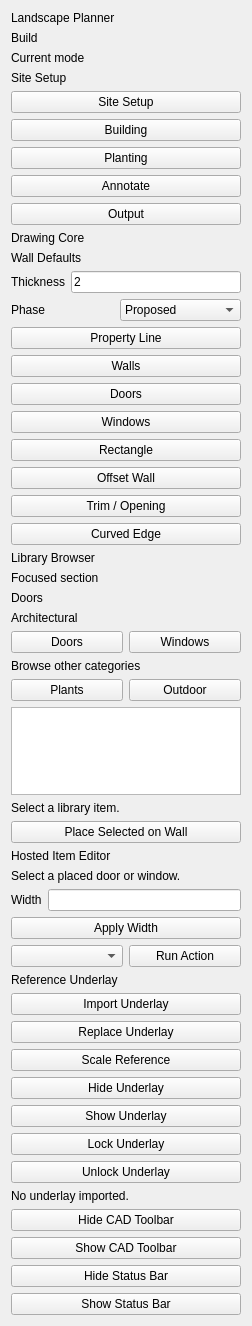
<?xml version="1.0" encoding="UTF-8"?>
<ui version="4.0">
 <class>LandscapeShellPanel</class>
 <widget class="QWidget" name="LandscapeShellPanel">
  <property name="geometry">
   <rect>
    <x>0</x>
    <y>0</y>
    <width>252</width>
    <height>620</height>
   </rect>
  </property>
  <property name="windowTitle">
   <string>Landscape Planner</string>
  </property>
  <layout class="QVBoxLayout" name="verticalLayout">
   <item>
    <widget class="QLabel" name="TitleLabel">
     <property name="text">
      <string>Landscape Planner</string>
     </property>
    </widget>
   </item>
   <item>
    <widget class="QLabel" name="BuildLabel">
     <property name="text">
      <string>Build</string>
     </property>
    </widget>
   </item>
   <item>
    <widget class="QLabel" name="ModeCaptionLabel">
     <property name="text">
      <string>Current mode</string>
     </property>
    </widget>
   </item>
   <item>
    <widget class="QLabel" name="CurrentModeValue">
     <property name="text">
      <string>Site Setup</string>
     </property>
    </widget>
   </item>
   <item>
    <widget class="QPushButton" name="SiteSetupButton">
     <property name="text">
      <string>Site Setup</string>
     </property>
    </widget>
   </item>
   <item>
    <widget class="QPushButton" name="BuildingButton">
     <property name="text">
      <string>Building</string>
     </property>
    </widget>
   </item>
   <item>
    <widget class="QPushButton" name="PlantingButton">
     <property name="text">
      <string>Planting</string>
     </property>
    </widget>
   </item>
   <item>
    <widget class="QPushButton" name="AnnotateButton">
     <property name="text">
      <string>Annotate</string>
     </property>
    </widget>
   </item>
   <item>
    <widget class="QPushButton" name="OutputButton">
     <property name="text">
      <string>Output</string>
     </property>
    </widget>
   </item>
   <item>
    <widget class="QLabel" name="DrawingCoreLabel">
     <property name="text">
      <string>Drawing Core</string>
     </property>
    </widget>
   </item>
   <item>
    <widget class="QLabel" name="WallDefaultsLabel">
     <property name="text">
      <string>Wall Defaults</string>
     </property>
    </widget>
   </item>
   <item>
    <layout class="QHBoxLayout" name="wallThicknessRow">
     <item>
      <widget class="QLabel" name="WallThicknessLabel">
       <property name="text">
        <string>Thickness</string>
       </property>
      </widget>
     </item>
     <item>
      <widget class="QLineEdit" name="WallThicknessEdit">
       <property name="text">
        <string>2</string>
       </property>
      </widget>
     </item>
    </layout>
   </item>
   <item>
    <layout class="QHBoxLayout" name="wallPhaseRow">
     <item>
      <widget class="QLabel" name="WallPhaseLabel">
       <property name="text">
        <string>Phase</string>
       </property>
      </widget>
     </item>
     <item>
      <widget class="QComboBox" name="WallPhaseCombo">
       <item>
        <property name="text">
         <string>Proposed</string>
        </property>
       </item>
       <item>
        <property name="text">
         <string>Existing</string>
        </property>
       </item>
       <item>
        <property name="text">
         <string>Removal / Demo</string>
        </property>
       </item>
      </widget>
     </item>
    </layout>
   </item>
   <item>
    <widget class="QPushButton" name="PropertyLineButton">
     <property name="text">
      <string>Property Line</string>
     </property>
    </widget>
   </item>
   <item>
    <widget class="QPushButton" name="WallsButton">
     <property name="text">
      <string>Walls</string>
     </property>
    </widget>
   </item>
   <item>
    <widget class="QPushButton" name="DoorsButton">
     <property name="text">
      <string>Doors</string>
     </property>
    </widget>
   </item>
   <item>
    <widget class="QPushButton" name="WindowsButton">
     <property name="text">
      <string>Windows</string>
     </property>
    </widget>
   </item>
   <item>
    <widget class="QPushButton" name="RectangleButton">
     <property name="text">
      <string>Rectangle</string>
     </property>
    </widget>
   </item>
   <item>
    <widget class="QPushButton" name="OffsetWallButton">
     <property name="text">
      <string>Offset Wall</string>
     </property>
    </widget>
   </item>
   <item>
    <widget class="QPushButton" name="TrimOpeningButton">
     <property name="text">
      <string>Trim / Opening</string>
     </property>
    </widget>
   </item>
   <item>
    <widget class="QPushButton" name="CurvedEdgeButton">
     <property name="text">
      <string>Curved Edge</string>
     </property>
    </widget>
   </item>
   <item>
    <widget class="QLabel" name="LibraryBrowserLabel">
     <property name="text">
      <string>Library Browser</string>
     </property>
    </widget>
   </item>
   <item>
    <widget class="QLabel" name="LibrarySectionCaptionLabel">
     <property name="text">
      <string>Focused section</string>
     </property>
    </widget>
   </item>
   <item>
    <widget class="QLabel" name="LibrarySectionValue">
     <property name="text">
      <string>Doors</string>
     </property>
    </widget>
   </item>
   <item>
    <widget class="QLabel" name="ArchitecturalCategoriesLabel">
     <property name="text">
      <string>Architectural</string>
     </property>
    </widget>
   </item>
   <item>
    <layout class="QHBoxLayout" name="architecturalLibraryRow">
     <item>
      <widget class="QPushButton" name="LibraryDoorsCategoryButton">
       <property name="text">
        <string>Doors</string>
       </property>
      </widget>
     </item>
     <item>
      <widget class="QPushButton" name="LibraryWindowsCategoryButton">
       <property name="text">
        <string>Windows</string>
       </property>
      </widget>
     </item>
    </layout>
   </item>
   <item>
    <widget class="QLabel" name="GeneralCategoriesLabel">
     <property name="text">
      <string>Browse other categories</string>
     </property>
    </widget>
   </item>
   <item>
    <layout class="QHBoxLayout" name="generalLibraryRow">
     <item>
      <widget class="QPushButton" name="LibraryPlantsCategoryButton">
       <property name="text">
        <string>Plants</string>
       </property>
      </widget>
     </item>
     <item>
      <widget class="QPushButton" name="LibraryOutdoorCategoryButton">
       <property name="text">
        <string>Outdoor</string>
       </property>
      </widget>
     </item>
    </layout>
   </item>
   <item>
    <widget class="QListWidget" name="LibraryItemList">
     <property name="minimumSize">
      <size>
       <width>0</width>
       <height>88</height>
      </size>
     </property>
    </widget>
   </item>
   <item>
    <widget class="QLabel" name="LibraryItemDetailLabel">
     <property name="text">
      <string>Select a library item.</string>
     </property>
    </widget>
   </item>
   <item>
   <widget class="QPushButton" name="PlaceSelectedLibraryItemButton">
     <property name="text">
      <string>Place Selected on Wall</string>
     </property>
    </widget>
   </item>
   <item>
    <widget class="QLabel" name="HostedEditorLabel">
     <property name="text">
      <string>Hosted Item Editor</string>
     </property>
    </widget>
   </item>
   <item>
    <widget class="QLabel" name="HostedSelectionValueLabel">
     <property name="text">
      <string>Select a placed door or window.</string>
     </property>
    </widget>
   </item>
   <item>
    <layout class="QHBoxLayout" name="hostedWidthRow">
     <item>
      <widget class="QLabel" name="HostedWidthLabel">
       <property name="text">
        <string>Width</string>
       </property>
      </widget>
     </item>
     <item>
      <widget class="QLineEdit" name="HostedWidthEdit">
       <property name="text">
        <string></string>
       </property>
      </widget>
     </item>
    </layout>
   </item>
   <item>
    <layout class="QHBoxLayout" name="hostedEditorButtonsRowTop">
     <item>
      <widget class="QPushButton" name="ApplyHostedWidthButton">
       <property name="text">
        <string>Apply Width</string>
       </property>
      </widget>
     </item>
    </layout>
   </item>
   <item>
    <layout class="QHBoxLayout" name="hostedActionRow">
     <item>
      <widget class="QComboBox" name="HostedActionCombo"/>
     </item>
     <item>
      <widget class="QPushButton" name="RunHostedActionButton">
       <property name="text">
        <string>Run Action</string>
       </property>
      </widget>
     </item>
    </layout>
   </item>
   <item>
    <widget class="QLabel" name="ShellNotesLabel">
     <property name="text">
      <string>Reference Underlay</string>
     </property>
    </widget>
   </item>
   <item>
    <widget class="QPushButton" name="ImportUnderlayButton">
     <property name="text">
      <string>Import Underlay</string>
     </property>
    </widget>
   </item>
   <item>
    <widget class="QPushButton" name="ReplaceUnderlayButton">
     <property name="text">
      <string>Replace Underlay</string>
     </property>
    </widget>
   </item>
   <item>
    <widget class="QPushButton" name="ScaleReferenceButton">
     <property name="text">
      <string>Scale Reference</string>
     </property>
    </widget>
   </item>
   <item>
    <widget class="QPushButton" name="HideUnderlayButton">
     <property name="text">
      <string>Hide Underlay</string>
     </property>
    </widget>
   </item>
   <item>
    <widget class="QPushButton" name="ShowUnderlayButton">
     <property name="text">
      <string>Show Underlay</string>
     </property>
    </widget>
   </item>
   <item>
    <widget class="QPushButton" name="LockUnderlayButton">
     <property name="text">
      <string>Lock Underlay</string>
     </property>
    </widget>
   </item>
   <item>
    <widget class="QPushButton" name="UnlockUnderlayButton">
     <property name="text">
      <string>Unlock Underlay</string>
     </property>
    </widget>
   </item>
   <item>
    <widget class="QLabel" name="ScaleReferenceStatusLabel">
     <property name="text">
      <string>No underlay imported.</string>
     </property>
    </widget>
   </item>
   <item>
    <widget class="QPushButton" name="HideCadToolbarButton">
     <property name="text">
      <string>Hide CAD Toolbar</string>
     </property>
    </widget>
   </item>
   <item>
    <widget class="QPushButton" name="ShowCadToolbarButton">
     <property name="text">
      <string>Show CAD Toolbar</string>
     </property>
    </widget>
   </item>
   <item>
    <widget class="QPushButton" name="HideStatusBarButton">
     <property name="text">
      <string>Hide Status Bar</string>
     </property>
    </widget>
   </item>
   <item>
    <widget class="QPushButton" name="ShowStatusBarButton">
     <property name="text">
      <string>Show Status Bar</string>
     </property>
    </widget>
   </item>
   <item>
    <spacer name="verticalSpacer">
     <property name="orientation">
      <enum>Qt::Vertical</enum>
     </property>
     <property name="sizeHint" stdset="0">
      <size>
       <width>20</width>
       <height>80</height>
      </size>
     </property>
    </spacer>
   </item>
  </layout>
 </widget>
 <resources/>
 <connections/>
</ui>
